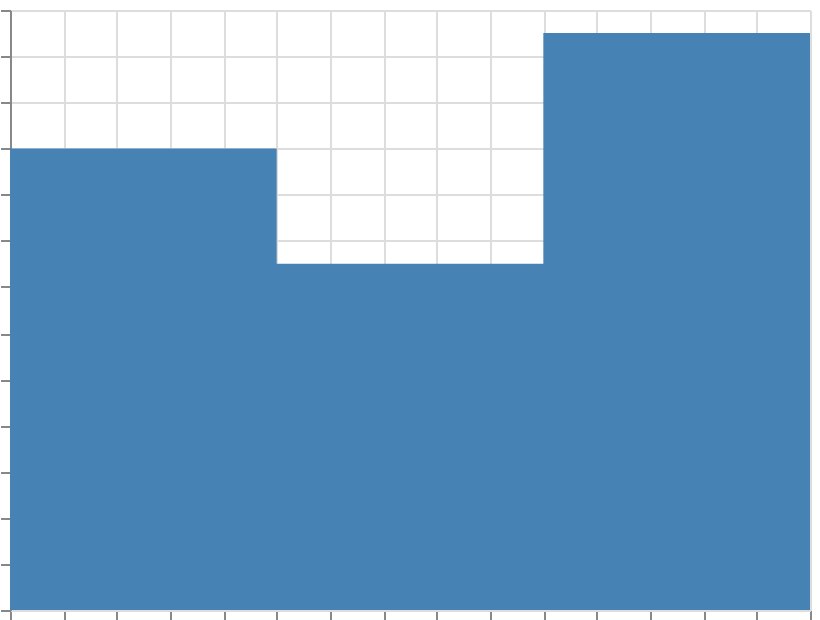

Express this chart as Vega-Lite.
### Vega specification from a JSON file in a GitHub repository (floating-point values rounded to 4 significant figures)
{"$schema": "https://vega.github.io/schema/vega/v6.json", "width": 400, "height": 300, "padding": 5, "autosize": "none", "data": [{"name": "table", "values": [{"x": 0, "y": 10}, {"x": 1, "y": 20}, {"x": 2, "y": 15}, {"x": 3, "y": 25}]}], "scales": [{"name": "x", "type": "linear", "domain": {"data": "table", "field": "x"}, "range": "width", "nice": true}, {"name": "y", "type": "linear", "domain": {"data": "table", "field": "y"}, "range": [{"signal": "height"}, 0], "nice": true}], "marks": [{"type": "area", "from": {"data": "table"}, "encode": {"update": {"x": {"scale": "x", "field": "x"}, "y": {"scale": "y", "field": "y"}, "y2": {"scale": "y", "value": 0}, "fill": {"value": "steelblue"}, "interpolate": {"value": "step-before"}}}}], "axes": [{"scale": "x", "orient": "bottom", "grid": true, "labels": false}, {"scale": "y", "orient": "left", "grid": true, "labels": false}]}
